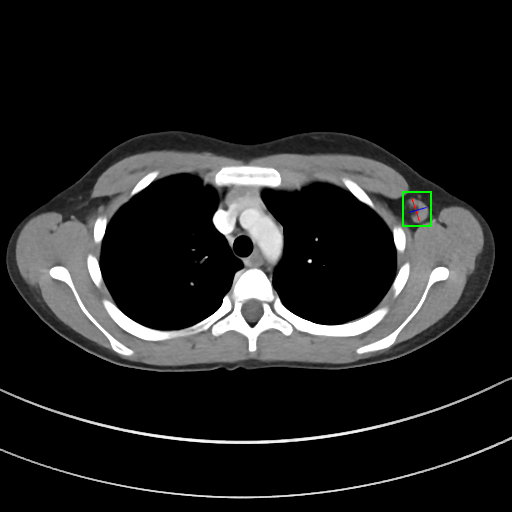
#> input picture Testcases/000017_02_01_016.png, 512 x 512 px
$ python -i heatmap.py   (imports and definitions only)
#> lines starting #> are read from the running program, lines starting #| are printed output that depends on the picture
import os
import numpy as np
from PIL import Image, ImageFilter

def generate_saliency_heatmap(image_path, output_filename=None):
    """
    Generates an Explainable AI (XAI) attention/saliency heatmap overlay
    highlighting suspicious biomarker hotspots and lung nodule regions.
    Uses pure PIL + NumPy for 100% compatibility across all Python environments.
    """
#> called with image_path = '../Testcases/000017_02_01_016.png'
    try:
        base_dir = os.path.dirname(os.path.abspath(image_path))
        orig_name = os.path.basename(image_path)
        if not output_filename:
            output_filename = f"heatmap_{orig_name}"

        output_path = os.path.join(base_dir, output_filename)

        # Load image
        img = Image.open(image_path).convert('RGB')
#> img is the input picture: PIL image 512x512 RGB; mean R, G, B 32.6, 32.8, 32.6
        orig_size = img.size
#> orig_size = (512, 512)

        # Convert to grayscale for gradient & saliency detection
        gray = img.convert('L')
        gray_arr = np.array(gray, dtype=np.float32) / 255.0

        # Edge & gradient response
        edges = gray.filter(ImageFilter.FIND_EDGES)
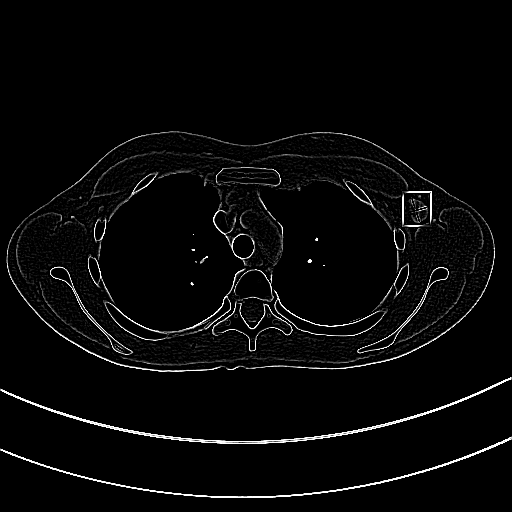
#> edges: PIL image 512x512 L; min 0, max 255, mean 7.9
        edges_arr = np.array(edges, dtype=np.float32) / 255.0

        # Central-weighted attention mask (lungs / nodules are focused in central field)
        h, w = gray_arr.shape
#> h = 512; w = 512
        y, x = np.ogrid[:h, :w]
#> y = 512 values from 0 to 511
        center_y, center_x = h / 2.0, w / 2.0
#> center_y = 256; center_x = 256
        dist_from_center = np.sqrt((x - center_x)**2 + (y - center_y)**2)
        max_dist = np.sqrt(center_x**2 + center_y**2)
#> max_dist = 362
        center_weight = 1.0 - (dist_from_center / max_dist) * 0.4

        # Synthesize activation saliency map
        saliency = (gray_arr * 0.4 + edges_arr * 0.6) * center_weight
        # Normalize 0 - 1
        saliency = (saliency - saliency.min()) / (saliency.max() - saliency.min() + 1e-8)

        # Non-linear enhancement of peak activation areas
        saliency = np.power(saliency, 1.8)

        # Generate Jet colormap programmatically
        # Blue -> Cyan -> Yellow -> Red
        r = np.clip(1.5 - np.abs(saliency * 4.0 - 3.0), 0.0, 1.0)
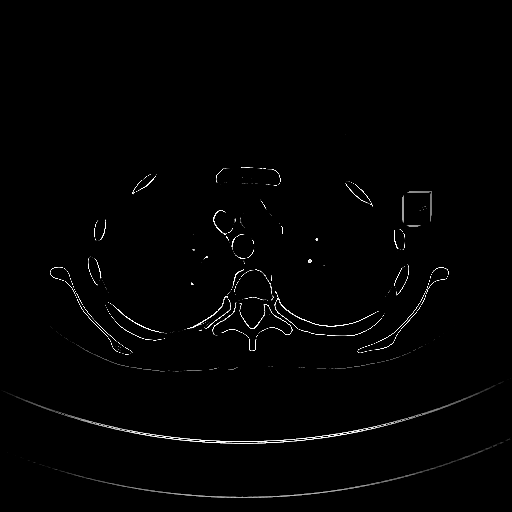
#> r: shape (512, 512) float64; min 0, max 1, mean 0.011
        g = np.clip(1.5 - np.abs(saliency * 4.0 - 2.0), 0.0, 1.0)
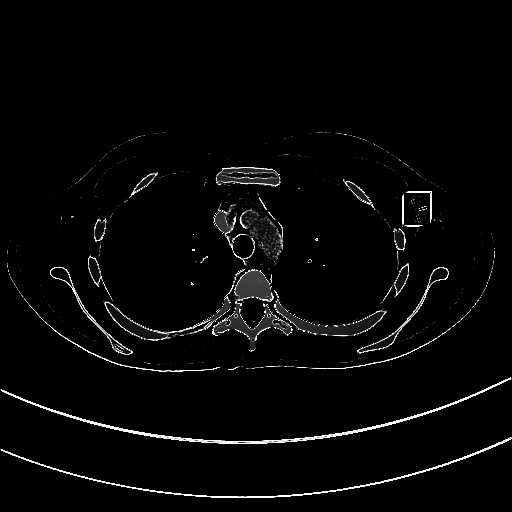
#> g: shape (512, 512) float64; min 0, max 1, mean 0.0267
        b = np.clip(1.5 - np.abs(saliency * 4.0 - 1.0), 0.0, 1.0)
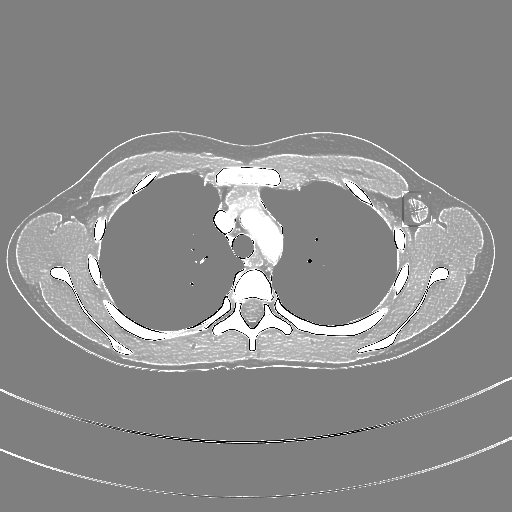
#> b: shape (512, 512) float64; min 0, max 1, mean 0.55

        heatmap_rgb = np.stack([r, g, b], axis=-1) * 255.0
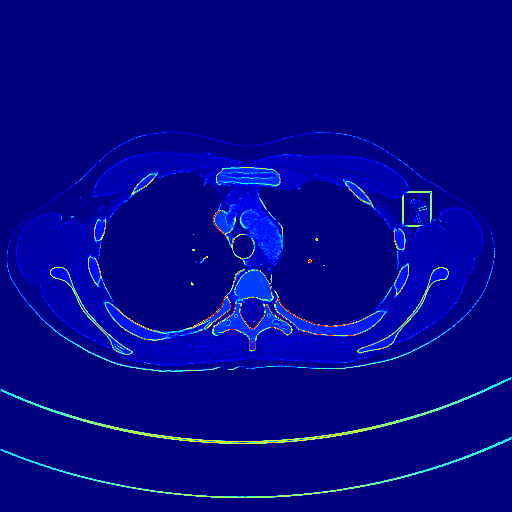
#> heatmap_rgb: shape (512, 512, 3) float64; mean of channels 0, 1, 2 2.8, 6.8, 140.2; drawn as R, G, B
        heatmap_img = Image.fromarray(heatmap_rgb.astype(np.uint8)).filter(ImageFilter.GaussianBlur(radius=5))
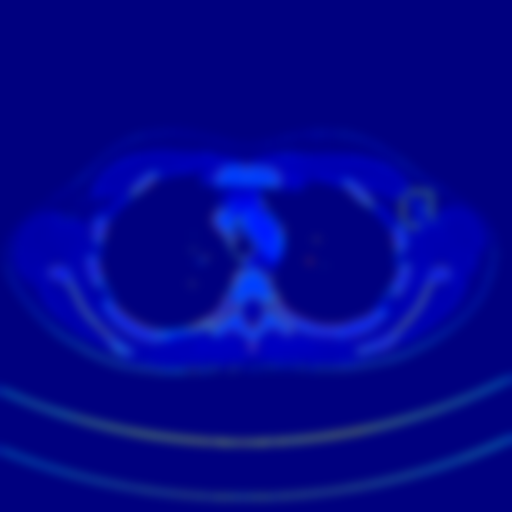
#> heatmap_img: PIL image 512x512 RGB; mean R, G, B 2.8, 6.8, 139.7

        # Blend original image with heatmap (0.55 original, 0.45 heatmap)
        blended = Image.blend(img, heatmap_img, alpha=0.45)
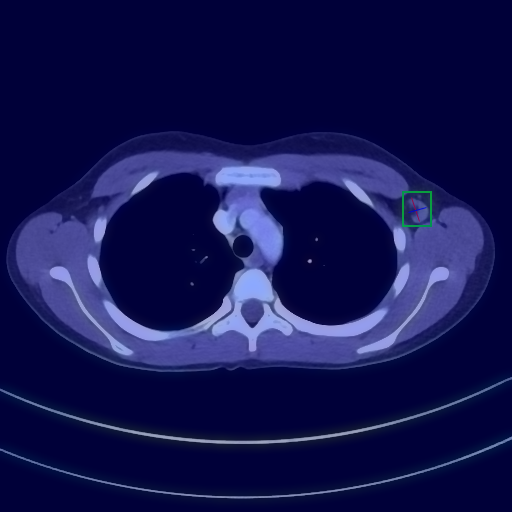
#> blended: PIL image 512x512 RGB; mean R, G, B 19, 20.9, 80.5
        blended.save(output_path, quality=92)

        return output_filename
    except Exception as e:
        print(f"Error generating saliency heatmap: {e}")
        return ""

>>> result = generate_saliency_heatmap('../Testcases/000017_02_01_016.png')

$ run again, on Testcases/000019_02_01_025.png
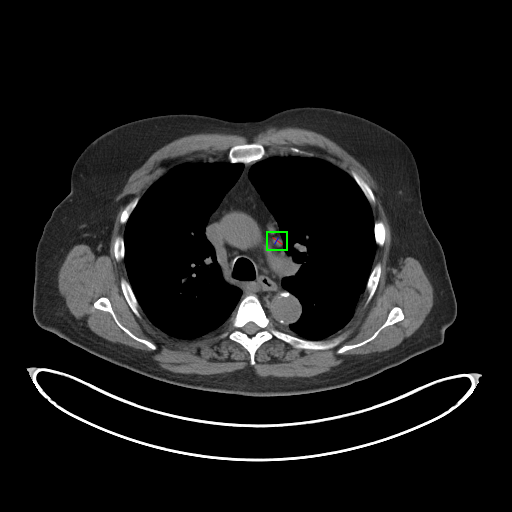
#> input picture Testcases/000019_02_01_025.png, 512 x 512 px
#> in generate_saliency_heatmap, img is the input picture: PIL image 512x512 RGB; mean R, G, B 23.3, 23.5, 23.3
#> in generate_saliency_heatmap, `heatmap_img = Image.fromarray(heatmap_rgb.astype(np.uint8)).filter(Ima..`:
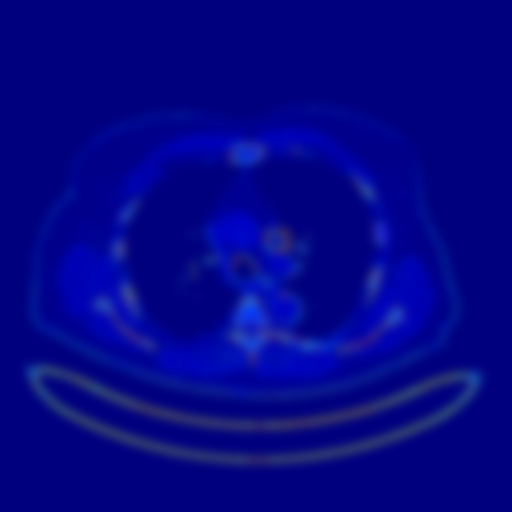
#> heatmap_img: PIL image 512x512 RGB; mean R, G, B 3.4, 5.6, 135.6
#> in generate_saliency_heatmap, `blended = Image.blend(img, heatmap_img, alpha=0.45)`:
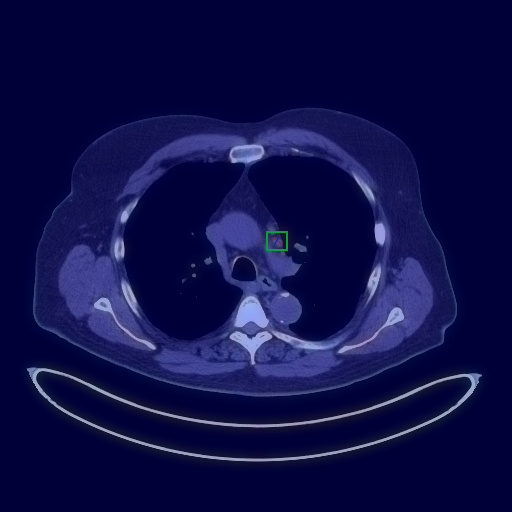
#> blended: PIL image 512x512 RGB; mean R, G, B 14.2, 15.2, 73.5

$ run again, on Testcases/000020_01_01_066.png
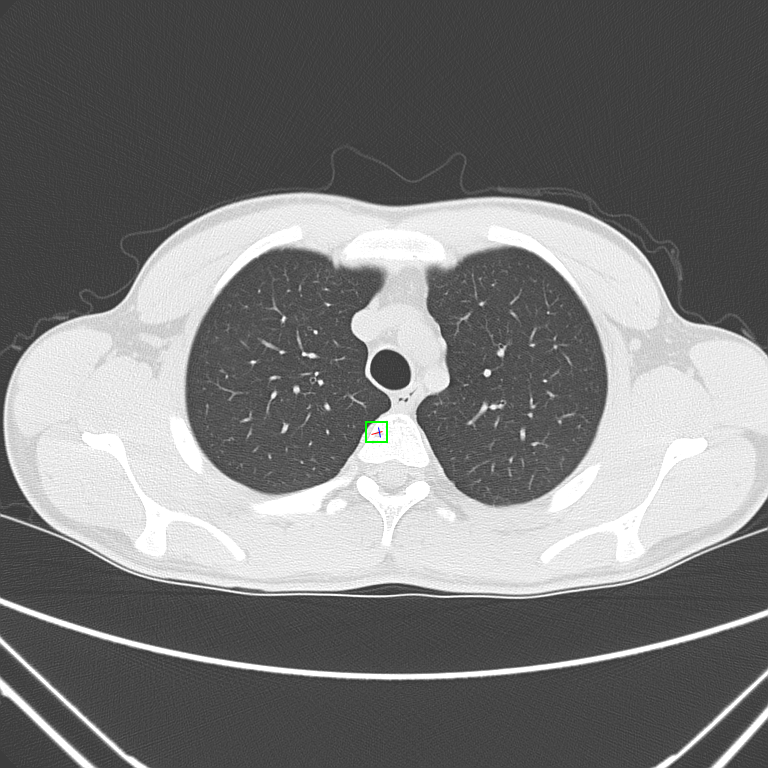
#> input picture Testcases/000020_01_01_066.png, 768 x 768 px
#> in generate_saliency_heatmap, img is the input picture: PIL image 768x768 RGB; mean R, G, B 120.3, 120.3, 120.3
#> in generate_saliency_heatmap, `heatmap_img = Image.fromarray(heatmap_rgb.astype(np.uint8)).filter(Ima..`:
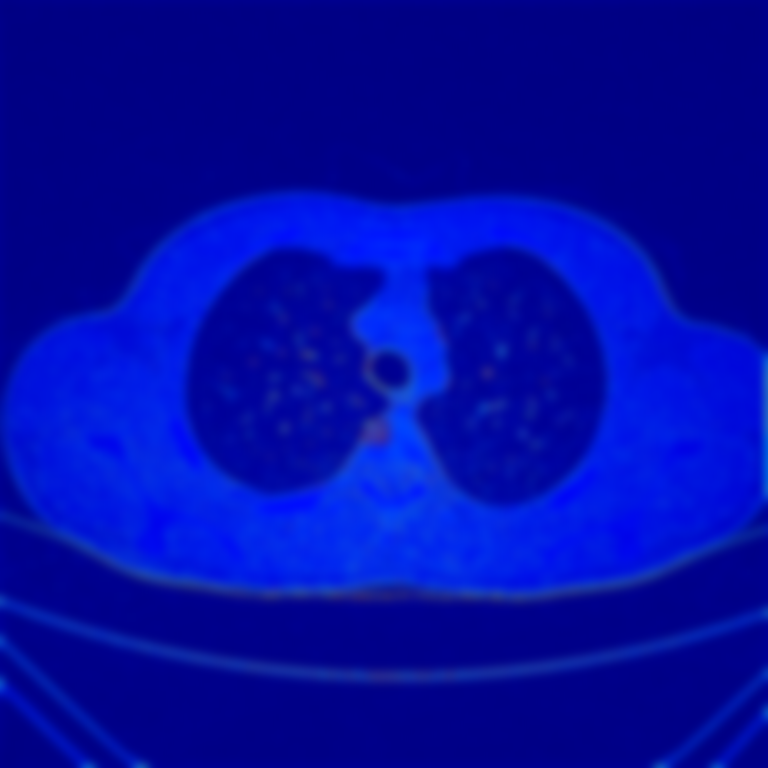
#> heatmap_img: PIL image 768x768 RGB; mean R, G, B 1.6, 11.3, 166.8
#> in generate_saliency_heatmap, `blended = Image.blend(img, heatmap_img, alpha=0.45)`:
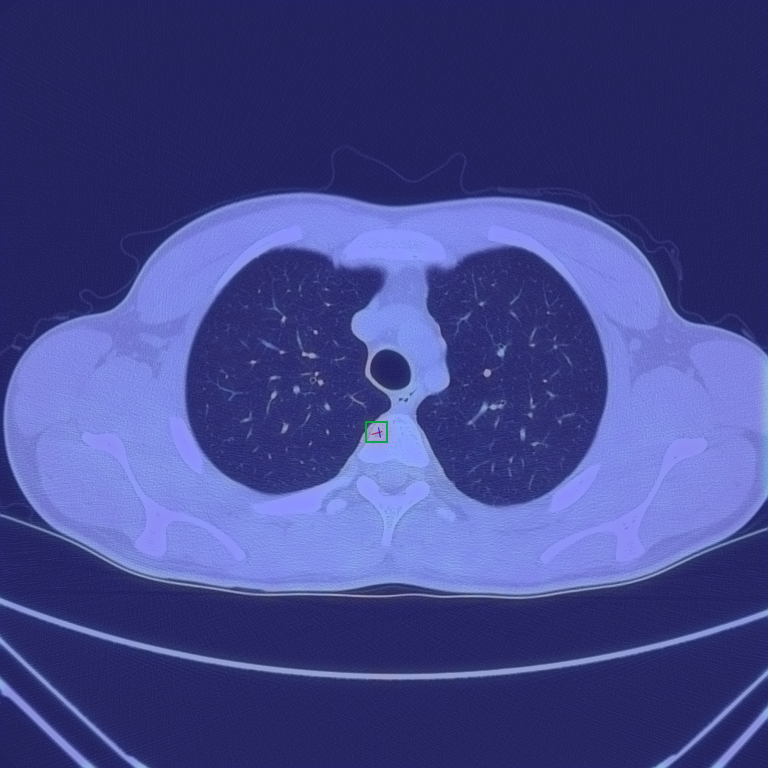
#> blended: PIL image 768x768 RGB; mean R, G, B 66.4, 70.8, 140.7

$ run again, on Testcases/000020_02_01_062.png
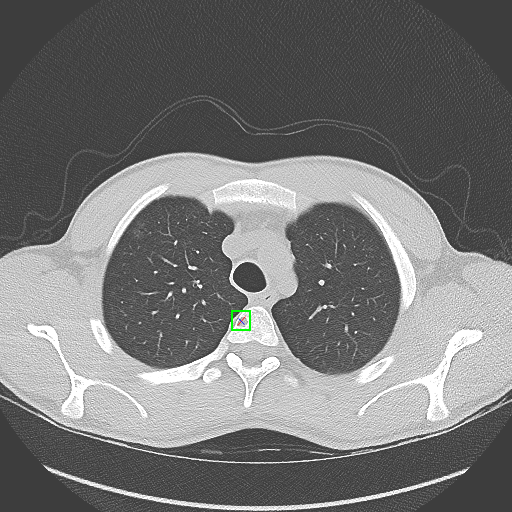
#> input picture Testcases/000020_02_01_062.png, 512 x 512 px
#> in generate_saliency_heatmap, img is the input picture: PIL image 512x512 RGB; mean R, G, B 117.8, 117.9, 117.8
#> in generate_saliency_heatmap, `blended = Image.blend(img, heatmap_img, alpha=0.45)`:
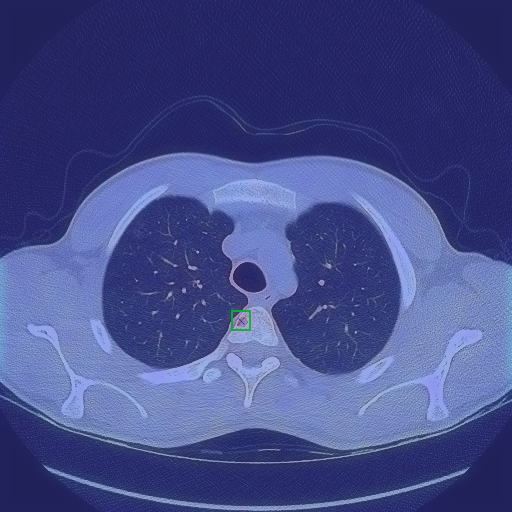
#> blended: PIL image 512x512 RGB; mean R, G, B 68.2, 76.4, 137.8
